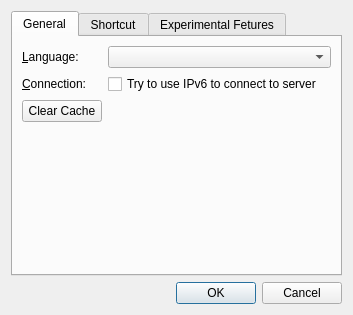
<?xml version="1.0" encoding="UTF-8"?>
<ui version="4.0">
 <class>ConfigureDialog</class>
 <widget class="QDialog" name="ConfigureDialog">
  <property name="geometry">
   <rect>
    <x>0</x>
    <y>0</y>
    <width>353</width>
    <height>315</height>
   </rect>
  </property>
  <property name="windowTitle">
   <string>Configuration</string>
  </property>
  <layout class="QVBoxLayout">
   <item>
    <widget class="QTabWidget" name="configureTab">
     <property name="currentIndex">
      <number>0</number>
     </property>
     <widget class="QWidget" name="generalTab">
      <attribute name="title">
       <string>General</string>
      </attribute>
      <layout class="QFormLayout" name="formLayout">
       <property name="fieldGrowthPolicy">
        <enum>QFormLayout::AllNonFixedFieldsGrow</enum>
       </property>
       <item row="0" column="0">
        <widget class="QLabel" name="languageLabel">
         <property name="text">
          <string>&amp;Language:</string>
         </property>
         <property name="buddy">
          <cstring>languageComboBox</cstring>
         </property>
        </widget>
       </item>
       <item row="0" column="1">
        <widget class="QComboBox" name="languageComboBox"/>
       </item>
       <item row="1" column="0">
        <widget class="QLabel" name="connectLabel">
         <property name="text">
          <string>&amp;Connection:</string>
         </property>
         <property name="buddy">
          <cstring>ipv6CheckBox</cstring>
         </property>
        </widget>
       </item>
       <item row="1" column="1">
        <widget class="QCheckBox" name="ipv6CheckBox">
         <property name="text">
          <string>Try to use IPv6 to connect to server</string>
         </property>
        </widget>
       </item>
       <item row="2" column="0">
        <widget class="QPushButton" name="clearCache">
         <property name="text">
          <string>Clear Cache</string>
         </property>
        </widget>
       </item>
      </layout>
     </widget>
     <widget class="QWidget" name="shortcutTab">
      <attribute name="title">
       <string>Shortcut</string>
      </attribute>
      <layout class="QVBoxLayout" name="verticalLayout">
       <item>
        <widget class="QTreeWidget" name="shortcutList">
         <property name="alternatingRowColors">
          <bool>true</bool>
         </property>
         <property name="animated">
          <bool>true</bool>
         </property>
         <property name="columnCount">
          <number>3</number>
         </property>
         <column>
          <property name="text">
           <string>Name</string>
          </property>
         </column>
         <column>
          <property name="text">
           <string>Shortcut</string>
          </property>
         </column>
         <column>
          <property name="text">
           <string>Type</string>
          </property>
         </column>
        </widget>
       </item>
       <item>
        <widget class="QLabel" name="label">
         <property name="text">
          <string>Double click the shortcut and press your shortcut keys.</string>
         </property>
         <property name="wordWrap">
          <bool>true</bool>
         </property>
        </widget>
       </item>
      </layout>
     </widget>
     <widget class="QWidget" name="experimentalTab">
      <attribute name="title">
       <string>Experimental Fetures</string>
      </attribute>
      <layout class="QVBoxLayout" name="verticalLayout_2">
       <item>
        <widget class="QCheckBox" name="auto_disable_ime_checkbox">
         <property name="text">
          <string>Disable IME when painting (Windows exclusive)</string>
         </property>
        </widget>
       </item>
       <item>
        <widget class="QCheckBox" name="msg_notify_checkbox">
         <property name="text">
          <string>Message Notification (Windows exclusive)</string>
         </property>
        </widget>
       </item>
       <item>
        <widget class="QCheckBox" name="enable_tablet">
         <property name="text">
          <string>Enable Wacom Tablet (Windows exclusive)</string>
         </property>
        </widget>
       </item>
       <item>
        <spacer name="verticalSpacer">
         <property name="orientation">
          <enum>Qt::Vertical</enum>
         </property>
         <property name="sizeHint" stdset="0">
          <size>
           <width>20</width>
           <height>40</height>
          </size>
         </property>
        </spacer>
       </item>
      </layout>
     </widget>
    </widget>
   </item>
   <item>
    <widget class="QDialogButtonBox" name="okCancelBox">
     <property name="orientation">
      <enum>Qt::Horizontal</enum>
     </property>
     <property name="standardButtons">
      <set>QDialogButtonBox::Cancel|QDialogButtonBox::Ok</set>
     </property>
    </widget>
   </item>
  </layout>
 </widget>
 <resources/>
 <connections>
  <connection>
   <sender>okCancelBox</sender>
   <signal>accepted()</signal>
   <receiver>ConfigureDialog</receiver>
   <slot>accept()</slot>
   <hints>
    <hint type="sourcelabel">
     <x>248</x>
     <y>254</y>
    </hint>
    <hint type="destinationlabel">
     <x>157</x>
     <y>274</y>
    </hint>
   </hints>
  </connection>
  <connection>
   <sender>okCancelBox</sender>
   <signal>rejected()</signal>
   <receiver>ConfigureDialog</receiver>
   <slot>reject()</slot>
   <hints>
    <hint type="sourcelabel">
     <x>316</x>
     <y>260</y>
    </hint>
    <hint type="destinationlabel">
     <x>286</x>
     <y>274</y>
    </hint>
   </hints>
  </connection>
 </connections>
</ui>
